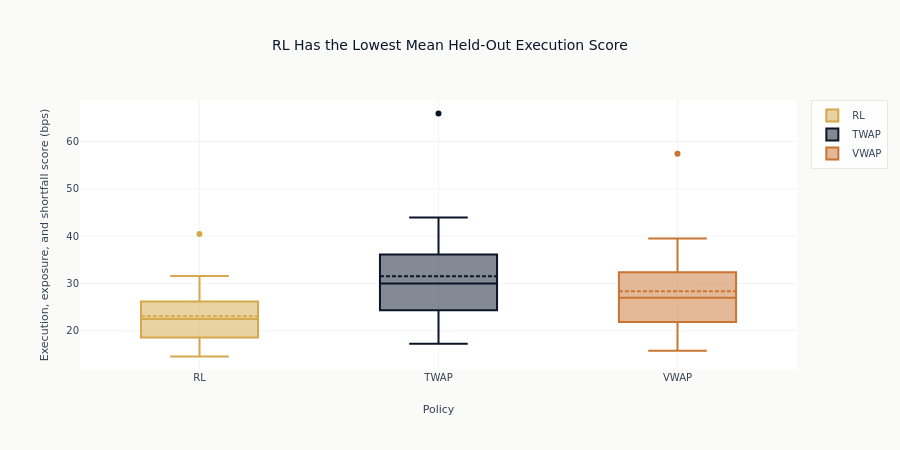

Notebook cell for this chart:
### Code cell
# Distribution of the total score by policy.
fig = go.Figure()
colors = {"RL": COLORS["amber"], "TWAP": COLORS["blue"], "VWAP": COLORS["copper"]}
for strat in ["RL", "TWAP", "VWAP"]:
    vals = eval_df.filter(pl.col("strategy") == strat)["score_bps"].to_list()
    fig.add_box(y=vals, name=strat, marker_color=colors[strat], boxmean=True)
fig.update_layout(
    title=f"{summary['strategy'][0]} Has the Lowest Mean Held-Out Execution Score",
    xaxis_title="Policy",
    yaxis_title="Execution, exposure, and shortfall score (bps)",
    height=450,
)
fig.show()

### Figure 1 — Plotly figure (JSON) as saved in the notebook; plotly's stock layout.template omitted (floating-point values rounded to 4 significant figures)
{"data": [{"boxmean": true, "marker": {"color": "#D4A84B"}, "name": "RL", "type": "box", "y": [20.82, 40.47, 17.89, 23.24, 24.65, 31.57, 30.73, 26.18, 22.92, 21.81, 22.05, 19.5, 23.99, 24.51, 24.38, 27.67, 31.02, 27.41, 19.23, 20.75, 16.37, 15.59, 18.57, 16.03, 14.56, 17.89]}, {"boxmean": true, "marker": {"color": "#0a1628"}, "name": "TWAP", "type": "box", "y": [28.57, 65.92, 23.72, 33.34, 34.85, 43.93, 42.59, 36.11, 30.08, 29.9, 29.07, 25.55, 33.98, 34.34, 31.34, 38.96, 43.83, 37.9, 26.24, 26.76, 19.4, 19.24, 24.35, 21.15, 17.26, 20.79]}, {"boxmean": true, "marker": {"color": "#C87533"}, "name": "VWAP", "type": "box", "y": [25.75, 57.39, 21.17, 29.91, 31.99, 39.5, 38.16, 32.39, 27.07, 26.94, 26.11, 22.97, 30.19, 30.84, 29.31, 35.42, 39.37, 34.14, 23.79, 24.1, 17.54, 17.31, 21.84, 18.86, 15.76, 18.83]}], "layout": {"height": 450, "title": {"text": "RL Has the Lowest Mean Held-Out Execution Score"}, "xaxis": {"title": {"text": "Policy"}}, "yaxis": {"title": {"text": "Execution, exposure, and shortfall score (bps)"}}}}
